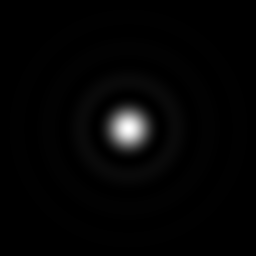
#> input picture PSF.png, 256 x 256 px
$ python convdeconv.py --image PSF.png
#> lines starting #> are read from the running program, lines starting #| are printed output that depends on the picture
#> in deconvolveKernel, image is the input picture: shape (256, 256, 3); min 0, max 255, mean 4.4
#> (printed output is left out)
from skimage.exposure import rescale_intensity
import numpy as np
import argparse
import cv2
import matplotlib.pyplot as plt
import scipy.signal

def convolveK(image, kernel):

	(iH, iW) = image.shape[:2]
#> iH = 256; iW = 256
	(kH, kW) = kernel.shape[:2]
#> kH = 3; kW = 3

	pad = (kW - 1) // 2
#> pad = 1
	image = cv2.copyMakeBorder(image, pad, pad, pad, pad, cv2.BORDER_REPLICATE)
#> image: shape (258, 258)
	output = np.zeros((iH, iW), dtype='float32')

	for y in np.arange(pad, iH + pad):
		for x in np.arange(pad, iW + pad):
			roi = image[y - pad: y + pad + 1, x - pad: x + pad + 1]
			k = (roi * kernel).sum()
			output[y - pad, x - pad] = k

	output = rescale_intensity(output, in_range=(0, 255))
	output = (output * 255).astype("uint8")
#> (printed output is left out)
	#output = output.astype(int)

	return output


def deconvolveK(image, kernel):

	(iH, iW) = image.shape[:2]
#> iH = 256; iW = 256
	(kH, kW) = kernel.shape[:2]
#> kH = 3; kW = 3

	pad = (kW - 1) // 2
#> pad = 1
	image = cv2.copyMakeBorder(image, pad, pad, pad, pad, cv2.BORDER_REPLICATE)
	output = np.zeros((iH, iW), dtype='float32')

	for y in np.arange(pad, iH + pad):
		for x in np.arange(pad, iW + pad):
			roi = image[y - pad: y + pad + 1, x - pad: x + pad + 1]
			k = (roi * kernel).sum()
			output[y - pad, x - pad] = k

	output = rescale_intensity(output, in_range=(0, 255))
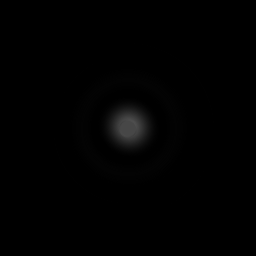
#> output: shape (256, 256) float32; min 0, max 0.308, mean 0.00572
	output = (output * 255).astype("uint8")
	#output = output.astype(int)

	return output

# [31 lines left out: functions convolveF, deconvolveF, not called in this run]

# Construct the argument parse and parse the arguments
ap = argparse.ArgumentParser()
ap.add_argument("-i", "--image", required=True, help="path to the input image")
args = vars(ap.parse_args())

# Construct average blurring kernels used to smooth the image
smallBlur = np.ones((7, 7), dtype="float") * (1.0 / (7 * 7))
largeBlur = np.ones((21, 21), dtype="float") * (1.0 / (21 * 21))

# construct the sharpening filter
sharpen = np.array((
    [0, -1, 0],
    [-1, 5, -1],
    [0, 1, 0]), dtype="int")

# construct the Laplacian kernel used to detect edge-like regions of an image
laplacian = np.array((
    [0, 1, 0],
    [1, -4, 1],
    [0, 1, 0]), dtype="int")

# construct the Sobel x-axis kernel
sobel1X = np.array((
    [-1, 0, -1],
    [-2, 0, 2],
    [-1, 0, 1]), dtype="int")

# construct the Sobel y-axis kernel
sobel1Y = np.array((
    [-1, -2, -1],
    [0, 0, 0],
    [1, 2, 1]), dtype="int")

# construct the Sobel y-axis kernel
miKernel = np.array((
    [2, 4, 1],
    [4, 3, 5],
    [1, 2, 3]), dtype="int")

# [57 lines left out: functions graficar, normalizar, deconvolveFourier, not called in this run]

def deconvolveKernel():
	image = cv2.imread(args["image"])
	gray = cv2.cvtColor(image, cv2.COLOR_BGR2GRAY)
	print("Imagen: \n",gray)

	miconv = convolveK(gray, 0.05*miKernel)
	print("Convolucion: \n",miconv)

	#print("Determinante: ",np.linalg.det(miKernel))
	#miKernelInv=np.linalg.inv(miKernel)
	#print("Kernel Inverso: \n", miKernelInv)
	mideconv = deconvolveK(miconv, (np.linalg.inv(miKernel)))
	print("Deconvolucion: \n",mideconv)
#> (printed output is left out)

	cv2.imshow("original", gray)
	cv2.imshow("Deconvolucion", miconv)
	cv2.imshow("Convolucion", 20*mideconv)
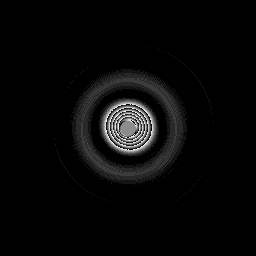
#> window 'Convolucion': shape (256, 256); min 0, max 252, mean 7.9

	cv2.waitKey(0)
	cv2.destroyAllWindows()

# [28 lines left out: function deconvolveFuntion, not called in this run]

#deconvolveFourier()
deconvolveKernel()
#deconvolveFuntion()
